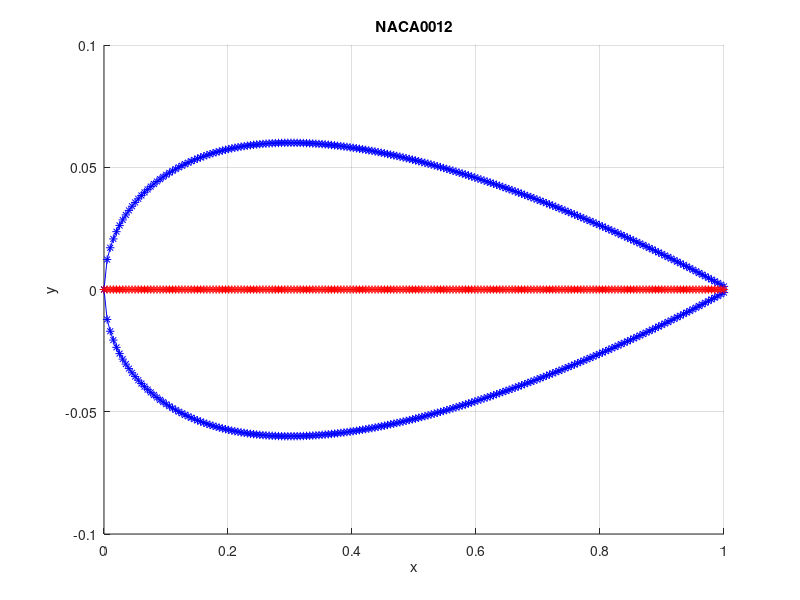
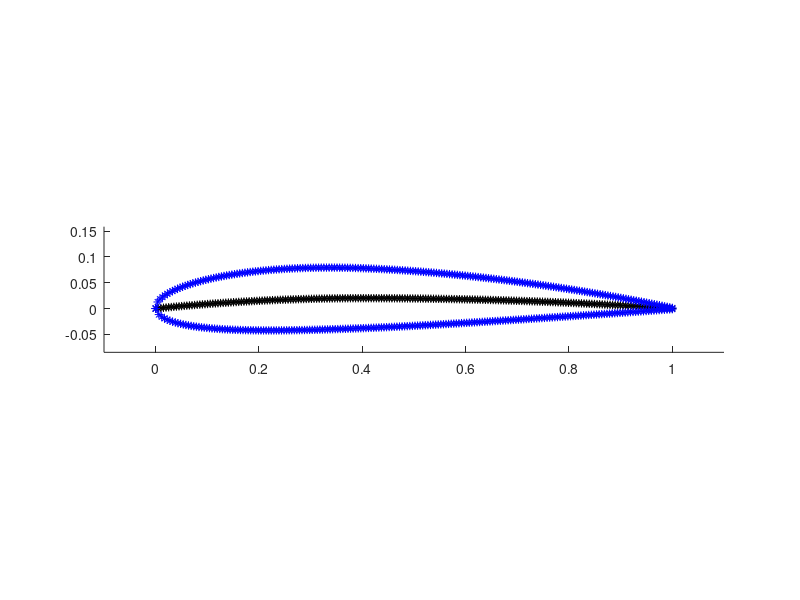

Write the MATLAB code that produced these figures, in order.
clear all; close all; clc;


c = 1; % длина хорды [m]
num_points = 200;

deltax = c/(num_points-1);

x = 0:deltax:c;

XX = 12;
a1 = 0.2969;
a2 = -0.1260;
a3 = -0.3516;
a4 = 0.2843;
a5 = -0.1015;
y_t = 5*XX*c/100*(a1*x.^(0.5) + a2*x +a3*x.^2 + a4*x.^3 +a5*x.^4);
y_plus = y_t;
y_minus = -y_t;

figure
hold on
plot(x, y_plus, 'b-*');
plot(x, y_minus, 'b-*');
plot(x, zeros(1, num_points), 'r-*');
grid on;
title('NACA0012');
xlabel('x');
ylabel('y');

%Ассиметричный профиль
M = 2;
P = 4;
XX = 12;

c = 1; %длина хорды
m = 0.01*M;
p = 0.1*P;

%Средняя линия
for i = 1:num_points
  if (x(i) < (p*c))
      y_c(i) = m/p^2*(2*p*(x(i)/c) - (x(i)/c)^2);
      dy_cdx(i) = 2*m/(p^2)*(p-x(i)/c);
  else
    y_c(i) = m/((1-p)^2)*((1-2*p)+2*p*(x(i)/c) - (x(i)/c)^2);
    dy_cdx(i) = 2*m/((1-p)^2)*(p-x(i)/c);
  end
end

theta = atan(dy_cdx);

y_t = 5*XX*c/100*(a1*x.^(0.5) + a2*x +a3*x.^2 + a4*x.^3 +a5*x.^4);
x_u = x - y_t.*sin(theta);
x_l = x + y_t.*sin(theta);
y_u = y_c + y_t.*cos(theta);
y_l = y_c - y_t.*cos(theta);

figure
hold on
plot(x, y_c, 'k-*');
plot(x_u, y_u, 'b-*');
plot(x_l, y_l, 'b-*');
axis([-0.1*max(x)+min(x) 1.1*max(x) 2*min(y_l) 2*max(y_u)]);
set(gca,'DataAspectRatio',[1 1 1])

